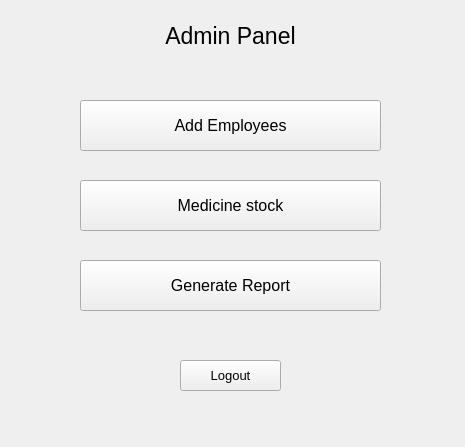
<?xml version="1.0" encoding="UTF-8"?>
<ui version="4.0">
 <class>Admin_Panel</class>
 <widget class="QWidget" name="Admin_Panel">
  <property name="geometry">
   <rect>
    <x>0</x>
    <y>0</y>
    <width>465</width>
    <height>447</height>
   </rect>
  </property>
  <property name="windowTitle">
   <string>Form</string>
  </property>
  <widget class="QPushButton" name="generate_reports">
   <property name="geometry">
    <rect>
     <x>80</x>
     <y>260</y>
     <width>301</width>
     <height>51</height>
    </rect>
   </property>
   <property name="font">
    <font>
     <pointsize>12</pointsize>
    </font>
   </property>
   <property name="text">
    <string>Generate Report</string>
   </property>
  </widget>
  <widget class="QPushButton" name="logout">
   <property name="geometry">
    <rect>
     <x>180</x>
     <y>360</y>
     <width>101</width>
     <height>31</height>
    </rect>
   </property>
   <property name="font">
    <font>
     <pointsize>10</pointsize>
    </font>
   </property>
   <property name="text">
    <string>Logout</string>
   </property>
  </widget>
  <widget class="QPushButton" name="md_stock">
   <property name="geometry">
    <rect>
     <x>80</x>
     <y>180</y>
     <width>301</width>
     <height>51</height>
    </rect>
   </property>
   <property name="font">
    <font>
     <pointsize>12</pointsize>
    </font>
   </property>
   <property name="text">
    <string>Medicine stock</string>
   </property>
  </widget>
  <widget class="QPushButton" name="add_employees">
   <property name="geometry">
    <rect>
     <x>80</x>
     <y>100</y>
     <width>301</width>
     <height>51</height>
    </rect>
   </property>
   <property name="font">
    <font>
     <pointsize>12</pointsize>
    </font>
   </property>
   <property name="text">
    <string>Add Employees</string>
   </property>
  </widget>
  <widget class="QLabel" name="label_6">
   <property name="geometry">
    <rect>
     <x>120</x>
     <y>20</y>
     <width>221</width>
     <height>31</height>
    </rect>
   </property>
   <property name="font">
    <font>
     <pointsize>17</pointsize>
    </font>
   </property>
   <property name="text">
    <string>Admin Panel</string>
   </property>
   <property name="alignment">
    <set>Qt::AlignCenter</set>
   </property>
  </widget>
 </widget>
 <resources/>
 <connections/>
</ui>
